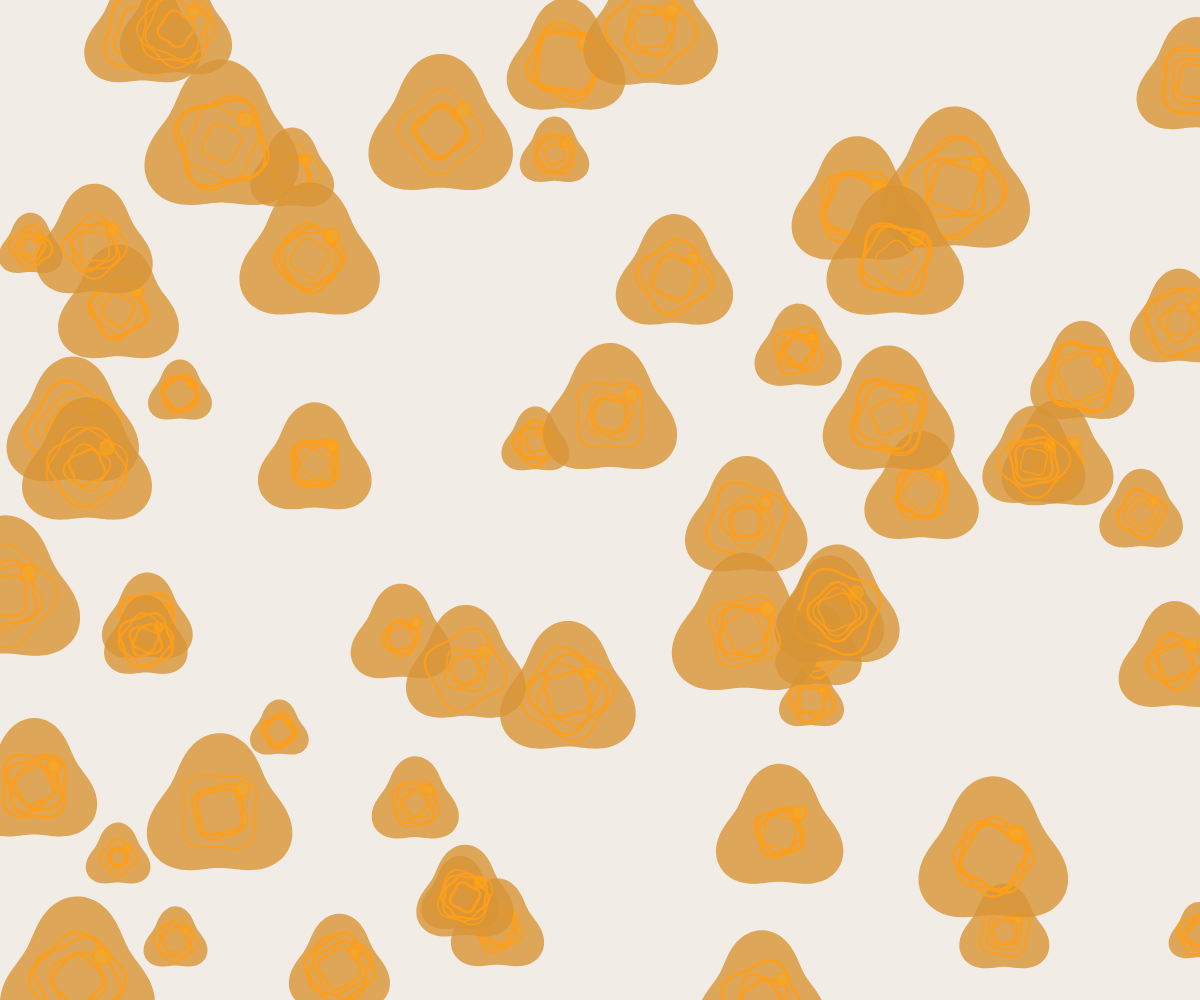
Frame 1 (no input)
Frame 2 (the mouse pressed at the canvas centre, redrawn once): identical to frame 1, image omitted

The p5.js sketch that drew this single still picture (run headless with seeded random() and noise() and a simulated clock; the mouse was pressed at the canvas centre and the sketch redrawn once):

// p5.js sketch
// ── sketch.js
let clusters = [];
const MAX_CLUSTERS = 60;
const PARTICLES_PER_CLUSTER = 3;
const COALESCE_RADIUS = 50;

function setup() {
  createCanvas(windowWidth, windowHeight);
  colorMode(HSB, 360, 100, 100, 1);
  
  // Initialize clusters
  for (let i = 0; i < MAX_CLUSTERS; i++) {
    clusters.push({
      x: random(width),
      y: random(height),
      size: random(30, 80),
      hue: 35,
      sat: 75,
      bri: 85,
      particles: [],
      structure: []
    });
  }
  
  // Initialize particles and structural elements for each cluster
  for (let i = 0; i < clusters.length; i++) {
    const cluster = clusters[i];
    for (let j = 0; j < PARTICLES_PER_CLUSTER; j++) {
      cluster.particles.push({
        angle: random(TWO_PI),
        distance: random(0, cluster.size * 0.35),
        speed: random(0.01, 0.04)
      });
    }
    
    // Create structural forms
    for (let k = 0; k < 4; k++) {
      cluster.structure.push({
        angle: random(TWO_PI),
        radius: random(cluster.size * 0.25, cluster.size * 0.7),
        thickness: random(1.5, 3)
      });
    }
  }
}

function draw() {
  background(30, 5, 95);
  
  // Update and display clusters
  for (let i = 0; i < clusters.length; i++) {
    const cluster = clusters[i];
    
    // Draw the cluster
    push();
    translate(cluster.x, cluster.y);
    
    fill(cluster.hue, cluster.sat, cluster.bri, 0.8);
    noStroke();
    
    // Draw the main shape with sharp curves and clear edges
    beginShape();
    for (let a = 0; a < TWO_PI; a += 0.05) {
      const r = cluster.size * (0.9 + sin(a * 3) * 0.15);
      const x = cos(a) * r;
      const y = sin(a) * r;
      vertex(x, y);
    }
    endShape(CLOSE);
    
    // Draw structural elements with defined edges and separation
    for (let k = 0; k < cluster.structure.length; k++) {
      const s = cluster.structure[k];
      const angle = s.angle;
      const radius = s.radius;
      
      stroke(cluster.hue, cluster.sat + 15, cluster.bri + 15, 0.9);
      strokeWeight(s.thickness);
      noFill();
      
      beginShape();
      for (let a = 0; a < TWO_PI; a += 0.03) {
        const r = radius * (0.92 + sin(a * 4 + angle) * 0.1);
        const x = cos(a) * r;
        const y = sin(a) * r;
        vertex(x, y);
      }
      endShape(CLOSE);
    }
    
    // Add subtle highlight
    fill(cluster.hue + 5, cluster.sat + 20, cluster.bri + 20, 0.4);
    ellipse(cluster.size * 0.3, -cluster.size * 0.3, cluster.size * 0.2);
    pop();
    
    // Update particles in cluster
    for (let j = 0; j < cluster.particles.length; j++) {
      const p = cluster.particles[j];
      p.angle += p.speed;
      p.distance = sin(p.angle) * cluster.size * 0.35;
    }
  }
  
  // Coalesce nearby clusters using a spatial hash
  let grid = {};
  const cellSize = COALESCE_RADIUS * 2;
  
  // Clear the grid
  for (let key in grid) delete grid[key];
  
  // Place clusters into grid cells
  for (let i = 0; i < clusters.length; i++) {
    const cluster = clusters[i];
    const cellX = Math.floor(cluster.x / cellSize);
    const cellY = Math.floor(cluster.y / cellSize);
    const gridKey = `${cellX},${cellY}`;
    
    if (!grid[gridKey]) grid[gridKey] = [];
    grid[gridKey].push(i);
  }
  
  // Check neighbors
  for (let i = 0; i < clusters.length; i++) {
    const cluster = clusters[i];
    const cellX = Math.floor(cluster.x / cellSize);
    const cellY = Math.floor(cluster.y / cellSize);
    
    for (let dx = -1; dx <= 1; dx++) {
      for (let dy = -1; dy <= 1; dy++) {
        const gridKey = `${cellX + dx},${cellY + dy}`;
        if (!grid[gridKey]) continue;
        
        for (let j of grid[gridKey]) {
          if (i >= j) continue; // Avoid duplicate checks
          
          const c2 = clusters[j];
          const dx2 = cluster.x - c2.x;
          const dy2 = cluster.y - c2.y;
          const distance = sqrt(dx2 * dx2 + dy2 * dy2);
          
          if (distance < COALESCE_RADIUS) {
            // Blend properties of nearby clusters
            const blendFactor = map(distance, 0, COALESCE_RADIUS, 1, 0.1);
            
            cluster.hue = lerp(cluster.hue, c2.hue, blendFactor * 0.1);
            cluster.sat = lerp(cluster.sat, c2.sat, blendFactor * 0.1);
            cluster.bri = lerp(cluster.bri, c2.bri, blendFactor * 0.1);
          }
        }
      }
    }
  }
  
  // Prevent motion by not updating positions
  noLoop();
}

function windowResized() {
  resizeCanvas(windowWidth, windowHeight);
}
